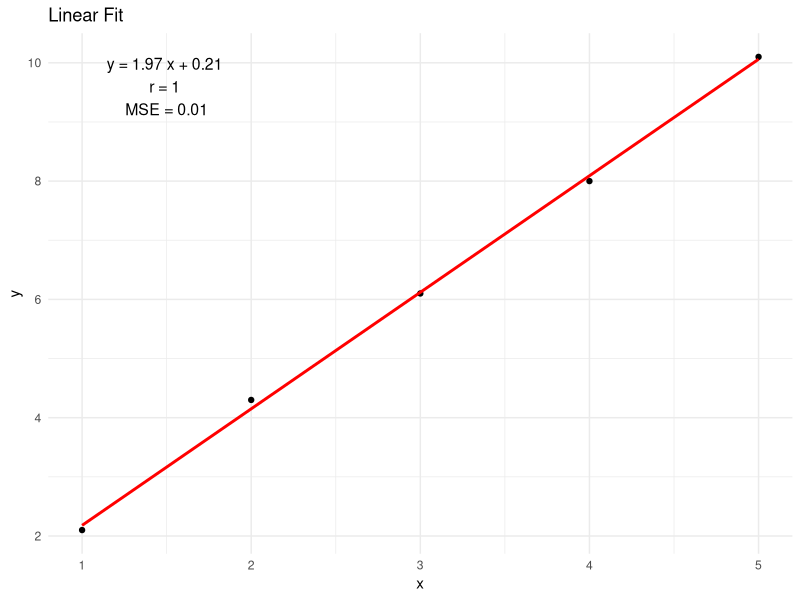
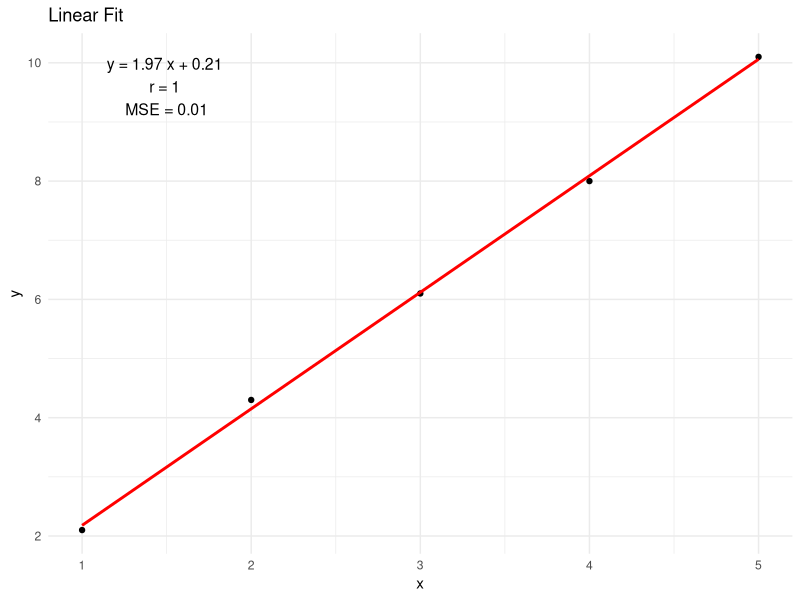

R code for these plots, in order:
# Load libraries
library(ggplot2)

# Describe data
df <- data.frame(
  x = c(1, 2, 3, 4, 5),
  y = c(2.1, 4.3, 6.1, 8.0, 10.1)
)

# Fit model to data
model <- lm(y ~ x, data = df)
slope <- coef(model)[2]
intercept <- coef(model)[1]
r <- cor(df$x, df$y)
pred <- predict(model)
mse <- mean((df$y - pred)^2)

# Plot the data
ggplot(df, aes(x = x, y = y)) +
  geom_point() +
  geom_smooth(method = "lm", se = FALSE, color = "red") +
  annotate("text", x = 1.5, y = max(df$y) - 0.5,
           label = paste("y =", round(slope, 2), "x +", round(intercept, 2),
                         "\nr =", round(r, 2), "\nMSE =", round(mse, 2)),
           size = 4) +
  labs(title = "Linear Fit",
       x = "x", y = "y") +
  theme_minimal()
ggsave("regression_plot_r.png")


